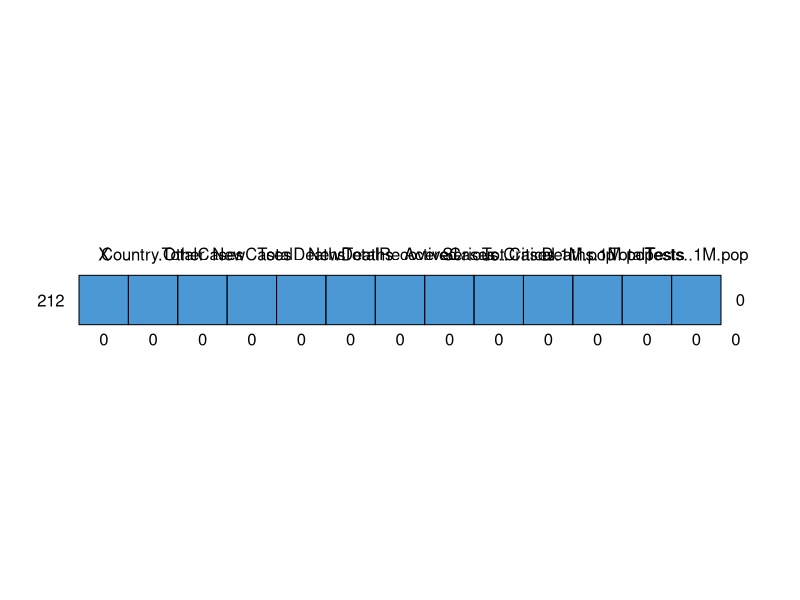
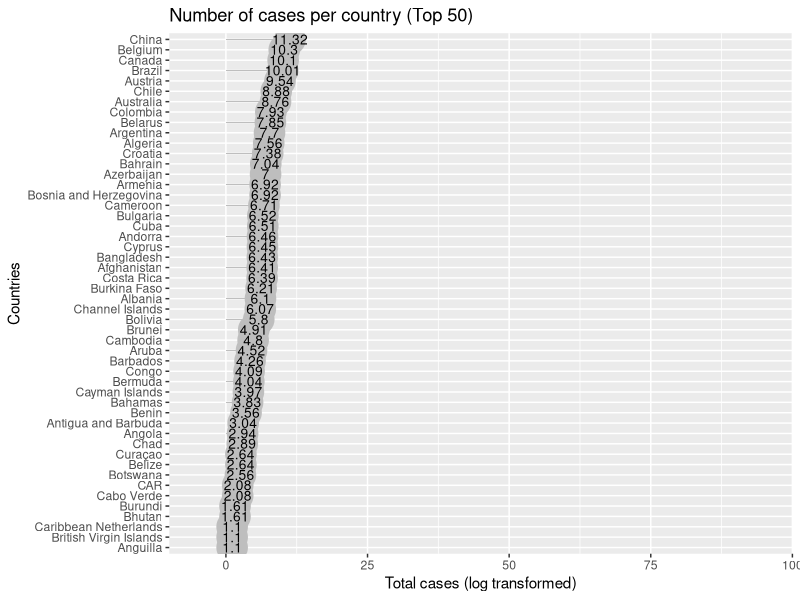
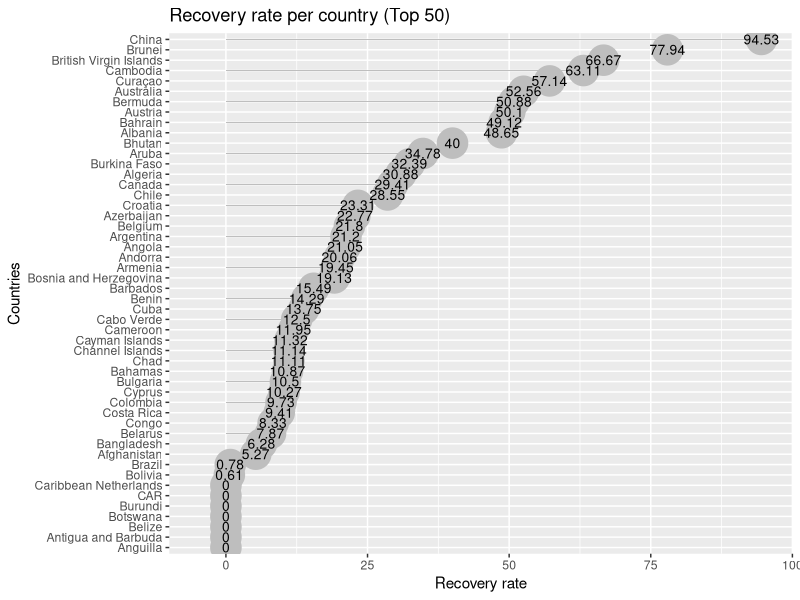
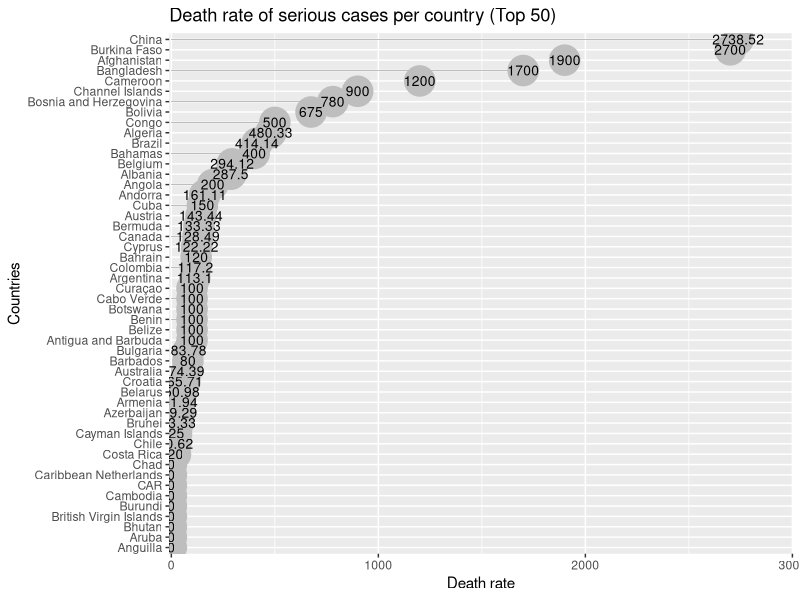
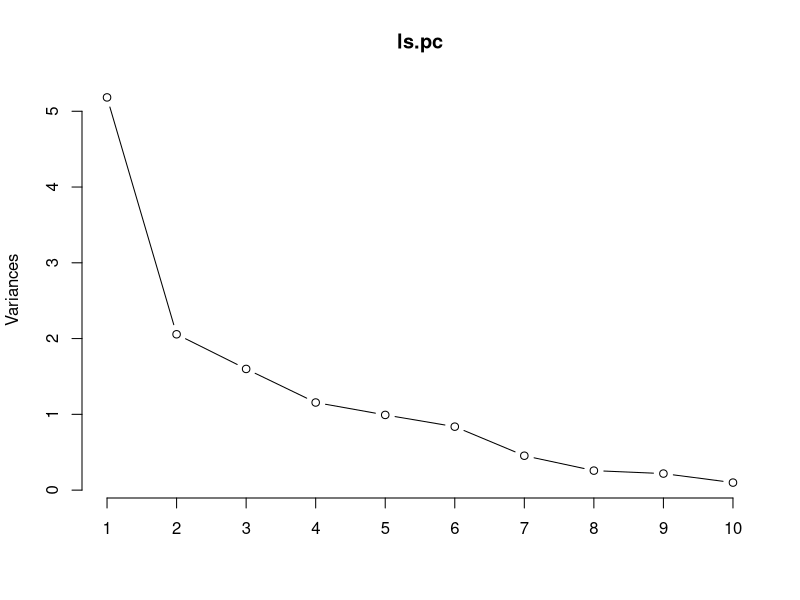
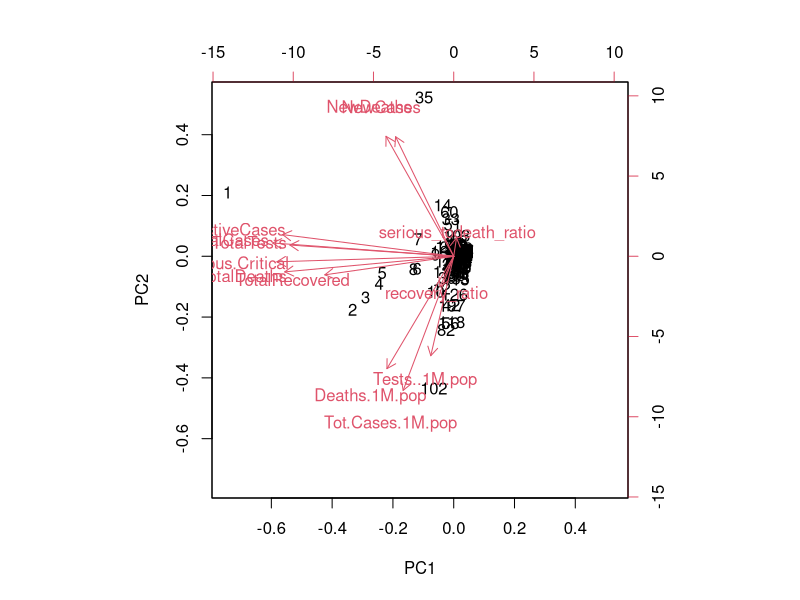

Here is the R script that generated these plots, in order:
#load libraries
library(mice)
library(dplyr)
library(caret)
#set workind directory
setwd("C:/Users/kosni/Desktop/covid_data")
# Load data
covid <- read.csv("corona_latest.csv", stringsAsFactors = F)
#Checking for missing values 
md.pattern(covid)
#Checking for duplicates
table(duplicated(covid$Country.Other))

###visualisations

#visualizing total cases per country (top 50)
cases_per_country <- covid %>% 
  group_by(Country.Other) %>% 
  summarise(TotalCases=log(TotalCases), n=n()) %>% 
  arrange(desc(n)) %>% head(n=50) %>% 
  arrange(desc(TotalCases))
ggplot(cases_per_country %>%
         group_by(Country.Other),
       aes(x = reorder(Country.Other, + TotalCases), y = TotalCases)) + 
  geom_bar(stat = "identity", fill="grey", width = 0.04)+
  geom_point(size = 10, color="grey") +
  geom_text(aes(label = round(TotalCases,2)), color = "black", size = 3.5) +
  labs(title="Number of cases per country (Top 50)", y="Total cases (log transformed)", x="Countries")+
  scale_y_continuous(expand = c(0,0), limits = c(-10, 100)) + coord_flip() 

#create 'recovery_ratio' variable (per country)
covid$recovery_ratio <- (covid$TotalRecovered/covid$TotalCases)*100
#visualizing recovery rate per country (top 50)
recovered_per_country <- covid %>% 
  group_by(Country.Other) %>% 
  summarise(recovery_ratio=recovery_ratio, n=n()) %>% 
  arrange(desc(n)) %>% head(n=50) %>% 
  arrange(desc(recovery_ratio))
ggplot(recovered_per_country %>%
         group_by(Country.Other),
       aes(x = reorder(Country.Other, + recovery_ratio), y = recovery_ratio)) + 
  geom_bar(stat = "identity", fill="grey", width = 0.04)+
  geom_point(size = 10, color="grey") +
  geom_text(aes(label = round(recovery_ratio,2)), color = "black", size = 3.5) +
  labs(title="Recovery rate per country (Top 50)", y="Recovery rate", x="Countries")+
  scale_y_continuous(expand = c(0,0), limits = c(-10, 100)) + coord_flip() 

#create 'serious_todeath_ratio' variable (calculate the death rate of serious/critical cases per country)
#fix 'Serious.Critical' column, adding 1 in every observation to avoid 'NA' and 'Inf'
covid$Serious.Critical <- covid$Serious.Critical + 1
covid$serious_todeath_ratio <- (covid$TotalDeaths/covid$Serious.Critical)*100
summary(covid$serious_todeath_ratio)
#covid$serious_todeath_ratio[is.na(covid$serious_todeath_ratio)] <- 0
#visualizing death rate of serious cases per country (top 50)
death_serious <- covid %>% 
  group_by(Country.Other) %>% 
  summarise(serious_todeath_ratio=serious_todeath_ratio, n=n()) %>% 
  arrange(desc(n)) %>% head(n=50) %>% 
  arrange(desc(serious_todeath_ratio))
ggplot(death_serious %>%
         group_by(Country.Other),
       aes(x = reorder(Country.Other, + serious_todeath_ratio), y = serious_todeath_ratio)) + 
  geom_bar(stat = "identity", fill="grey", width = 0.04)+
  geom_point(size = 10, color="grey") +
  geom_text(aes(label = round(serious_todeath_ratio,2)), color = "black", size = 3.5) +
  labs(title="Death rate of serious cases per country (Top 50)", y="Death rate", x="Countries")+
  scale_y_continuous(expand = c(0,0), limits = c(-10, 3000)) + coord_flip()

##PCA##
#standardize
covid_st <- covid
covid_st[3:15] <- data.frame(scale(covid_st[3:15]))
summary(covid_st)
#perform a PCA on the variables
ls.pc <- prcomp(covid_st[3:15])
summary(ls.pc)
plot(ls.pc, type="l")
biplot(ls.pc)